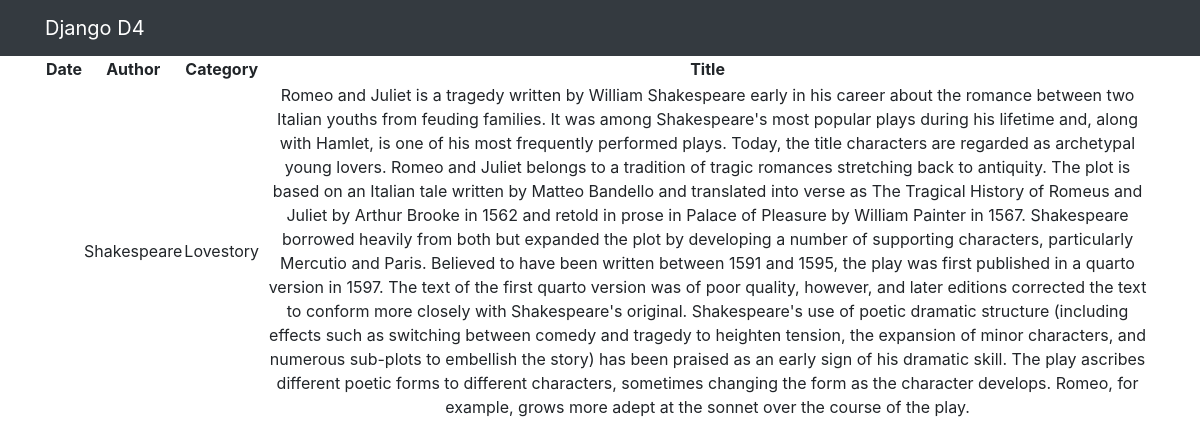
The page /news/2 on the database its author committed.
### simpleapp/models.py (models this page shows, shortened)
class New(models.Model):
    author = models.CharField(
        max_length=200,
    )
    name = models.CharField(
        max_length=200,
        unique=True,
    )
    text = models.TextField()
    dateCreation = models.DateTimeField(auto_now_add=True)
    category = models.ForeignKey(
        to='Category',
        on_delete=models.CASCADE,
        related_name='news', # все продукты в категории будут доступны через поле products
    )

class Category(models.Model):
    name = models.CharField(max_length=100, unique=True)  # названия категорий тоже не должны повторяться

### simpleapp/views.py (the view)
# urls.py: path('<int:pk>', NewDetailView.as_view(), name='new_detail'),
class NewDetailView(DetailView):
    template_name = 'simpleapp/new_detail.html'
    queryset = New.objects.all()

### templates/simpleapp/new_detail.html (shortened to what this page needs)
{% extends 'flatpages/default.html' %} {% block title %} Product list {% endblock title %} {% block content %}
<table>
    <thead>
        <th>
            Date
        </th>
        <th>
            Author
        </th>
        <th>
            Category
        </th>
        <th>
            Title
        </th>
    </thead>
    <tr>
        <td>
        </td>
        <td>
            {{ new.author }}
        </td>
        <td>
            {{ new.category.name|title }}
        </td>
        <td>
            {{ new.text }}
        </td>
    </tr>
</table>
{% endblock content %}

### rows shown on the page
New: author "Shakespeare", category.name "Lovestory", text "Romeo and Juliet is a tragedy written by William Shakespeare early in his career about the romance between two Italian youths from feuding families. It was among Shakespeare's most popular plays during his lifetime and, along with Hamlet, is one of his most frequently performed plays. Today, the title characters are regarded as archetypal young lovers. Romeo and Juliet belongs to a tradition of tragic romances stretching back to antiquity. The plot is based on an Italian tale written by Matteo Bandello and translated into verse as The Tragical History of Romeus and Juliet by Arthur Brooke in 1562 and retold in prose in Palace of Pleasure by William Painter in 1567. Shakespeare borrowed…"
